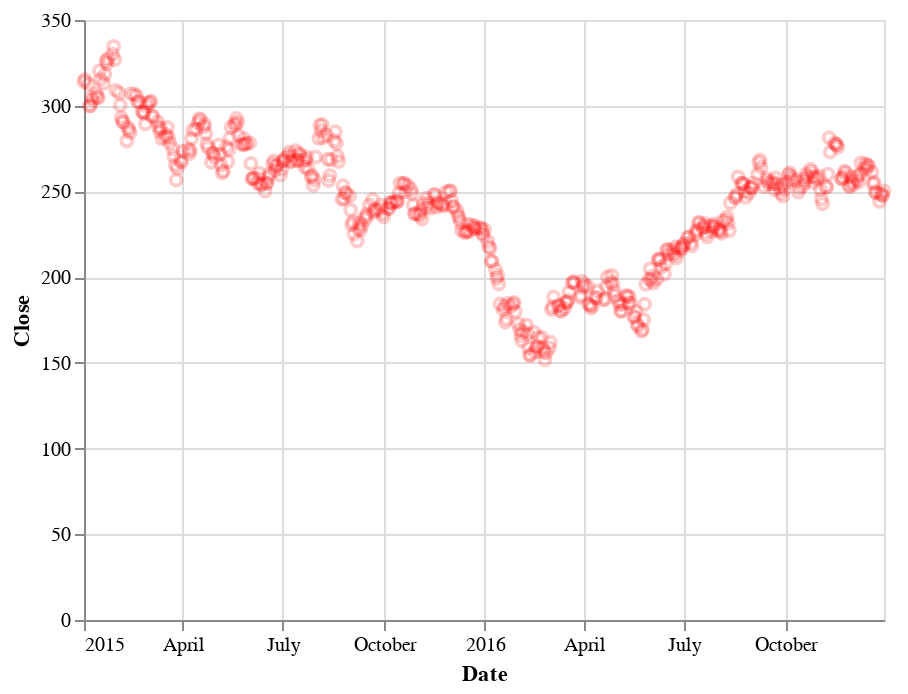

Notebook code cell kept with this figure:
### Code cell
alt.Chart(sbincloseboolean_shock).mark_point().encode(
    x='Date',
    y='Close',
    opacity=alt.value(0.2),
    color=alt.value('red')
)

### Figure 1 — Vega-Lite specification as saved in the notebook (floating-point values rounded to 4 significant figures; data arrays with more than 128 entries replaced by an {"elided": "..."} marker saying what was removed)
{"config": {"view": {"continuousWidth": 400, "continuousHeight": 300}}, "data": {"name": "data-843adbf90fc071760640c163c76e37ac"}, "mark": "point", "encoding": {"color": {"value": "red"}, "opacity": {"value": 0.2}, "x": {"type": "temporal", "field": "Date"}, "y": {"type": "quantitative", "field": "Close"}}, "$schema": "https://vega.github.io/schema/vega-lite/v4.8.1.json", "datasets": {"data-843adbf90fc071760640c163c76e37ac": {"elided": "495 records"}}}
